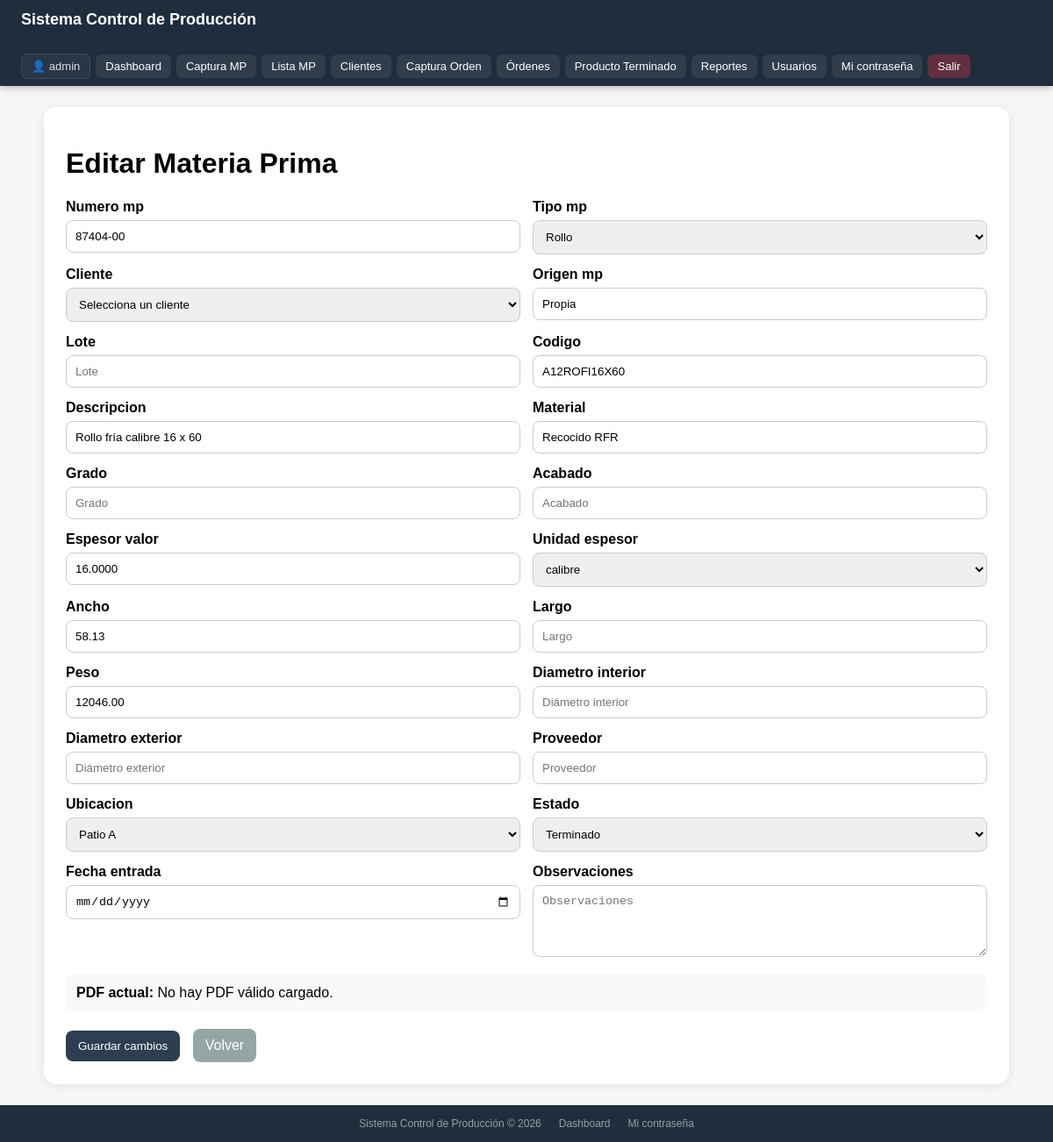
Page /editar-mp/2/ (signed in) on the committed database.
### inventario/models.py (models this page shows, shortened)
class MateriaPrima(models.Model):
    TIPO_MP_CHOICES = [
        ('Rollo', 'Rollo'),
        ('Placa', 'Placa'),
        ('Cinta', 'Cinta'),
    ]
    ORIGEN_MP_CHOICES = [
        ('Cliente', 'Cliente'),
        ('Interna', 'Interna'),
    ]
    MATERIAL_CHOICES = [
        ('Galvanizado', 'Galvanizado'),
        ('Crudo', 'Crudo'),
        ('Recocido RFR', 'Recocido RFR'),
        ('Aluminizado', 'Aluminizado'),
        ('Decapado', 'Decapado'),
        ('Rolado en caliente', 'Rolado en caliente'),
        ('Galvanizado y pintado', 'Galvanizado y pintado'),
    ]
    UBICACION_CHOICES = [
        ('Patio A', 'Patio A'),
        ('Patio B', 'Patio B'),
        ('Almacén 1', 'Almacén 1'),
        ('Almacén 2', 'Almacén 2'),
        ('Producción', 'Producción'),
    ]
    ESTADO_CHOICES = [
        ('Disponible', 'Disponible'),
        ('En Proceso', 'En Proceso'),
        ('Terminado', 'Terminado'),
    ]
    UNIDAD_ESPESOR_CHOICES = [
        ('mm', 'mm'),
        ('pulg', 'pulg'),
        ('calibre', 'calibre'),
    ]
    numero_mp = models.CharField(max_length=100, unique=True)
    tipo_mp = models.CharField(max_length=20, choices=TIPO_MP_CHOICES, default='Rollo')
    cliente = models.ForeignKey(Cliente, on_delete=models.SET_NULL, null=True, blank=True)
    origen_mp = models.CharField(max_length=20, choices=ORIGEN_MP_CHOICES, default='Interna')
    lote = models.CharField(max_length=100, blank=True, null=True)
    codigo = models.CharField(max_length=100, blank=True, null=True)
    descripcion = models.CharField(max_length=255, blank=True, null=True)
    material = models.CharField(max_length=50, choices=MATERIAL_CHOICES, blank=True, null=True)
    grado = models.CharField(max_length=100, blank=True, null=True)
    acabado = models.CharField(max_length=100, blank=True, null=True)
    espesor_valor = models.DecimalField(max_digits=10, decimal_places=4, null=True, blank=True)
    unidad_espesor = models.CharField(max_length=20, choices=UNIDAD_ESPESOR_CHOICES, default='mm', blank=True, null=True)
    ancho = models.DecimalField(max_digits=10, decimal_places=2, null=True, blank=True)
    largo = models.DecimalField(max_digits=10, decimal_places=2, null=True, blank=True)
    peso = models.DecimalField(max_digits=10, decimal_places=2, null=True, blank=True)
    peso_restante = models.DecimalField(max_digits=10, decimal_places=2, null=True, blank=True)
    diametro_interior = models.DecimalField(max_digits=10, decimal_places=2, null=True, blank=True)
    diametro_exterior = models.DecimalField(max_digits=10, decimal_places=2, null=True, blank=True)
    proveedor = models.CharField(max_length=150, blank=True, null=True)
    ubicacion = models.CharField(max_length=50, choices=UBICACION_CHOICES, default='Almacén 1', blank=True, null=True)
    estado = models.CharField(max_length=20, choices=ESTADO_CHOICES, default='Disponible', blank=True, null=True)
    fecha_entrada = models.DateField(null=True, blank=True)
    observaciones = models.TextField(blank=True, null=True)
    @property
    def calibre(self):
        if self.unidad_espesor == 'calibre' and self.espesor_valor is not None:
            return round(float(self.espesor_valor), 2)
        return None

### inventario/views.py (the view)
# urls.py: path('editar-mp/<int:mp_id>/', editar_mp, name='editar_mp'),
@login_required
def editar_mp(request, mp_id):
    if not (
        request.user.is_superuser or
        request.user.groups.filter(name__in=['Administrador', 'Supervisor']).exists()
    ):
        return HttpResponse("No tienes permiso para editar materia prima.")
    mp = get_object_or_404(MateriaPrima, id=mp_id)
    if request.method == 'POST':
        form = MateriaPrimaForm(request.POST, request.FILES, instance=mp)
        if form.is_valid():
            form.save()
            return redirect('lista_mp')
    else:
        form = MateriaPrimaForm(instance=mp)
    return render(request, 'inventario/editar_mp.html', {
        'form': form,
        'mp': mp,
    })

### core/context_processors.py (called while the page is built, shortened)
def permisos_usuario(request):
    es_superuser = request.user.is_superuser
    grupos = set(request.user.groups.values_list('name', flat=True))
    return {
        'es_admin_total': es_superuser,
        'es_administrador': 'Administrador' in grupos,
        'es_supervisor': 'Supervisor' in grupos,
        'es_almacen': 'Almacen' in grupos,
        'es_operador': 'Operador' in grupos,
    }

### inventario/templates/inventario/editar_mp.html (shortened to what this page needs)
{% extends 'base.html' %}
{% block content %}
<div class="contenedor">
    <h1>Editar Materia Prima</h1>
    <form method="post" enctype="multipart/form-data">
        <div class="grid">
            {% for field in form %}
                <div class="campo">
                    <label for="{{ field.id_for_label }}">{{ field.label }}</label>
                    {% if field.name == 'archivo_pdf' %}
                        <input type="file" name="archivo_pdf" id="{{ field.id_for_label }}" accept=".pdf">
                    {% else %}
                        {{ field }}
                    {% endif %}
                </div>
            {% endfor %}
        </div>
        <div class="pdf-actual">
            <strong>PDF actual:</strong>
            {% if pdf_url %}
                <a href="{{ pdf_url }}" target="_blank">Ver PDF actual</a>
            {% else %}
                <span>No hay PDF válido cargado.</span>
            {% endif %}
        </div>
        <div class="acciones">
            <button type="submit">Guardar cambios</button>
            <a href="{% url 'lista_mp' %}">Volver</a>
        </div>
    </form>
</div>
{% endblock %}

### templates/base.html (shortened to what this page needs)
<!DOCTYPE html>
<html lang="es">
<head>
</head>
<body>
{% if request.user.is_authenticated %}
<nav class="navbar">
    <div class="logo">Sistema Control de Producción</div>
    <div class="links">
        <span class="usuario">👤 {{ request.user.username }}</span>
        <a href="{% url 'inicio' %}">Dashboard</a>
        {% if es_admin_total or es_administrador or es_supervisor or es_almacen %}
            <a href="{% url 'captura_mp' %}">Captura MP</a>
            <a href="{% url 'lista_mp' %}">Lista MP</a>
        {% endif %}
        {% if es_admin_total or es_administrador or es_supervisor %}
            <a href="{% url 'lista_clientes' %}">Clientes</a>
        {% endif %}
        {% if es_admin_total or es_administrador or es_supervisor or es_operador %}
            <a href="{% url 'captura_orden' %}">Captura Orden</a>
            <a href="{% url 'lista_ordenes' %}">Órdenes</a>
        {% endif %}
        {% if es_admin_total or es_administrador or es_supervisor or es_almacen %}
            <a href="{% url 'lista_pt' %}">Producto Terminado</a>
        {% endif %}
        {% if es_admin_total or es_administrador or es_supervisor %}
            <a href="{% url 'reportes_index' %}">Reportes</a>
        {% endif %}
        {% if es_admin_total %}
            <a href="{% url 'lista_usuarios' %}">Usuarios</a>
        {% endif %}
        <a href="{% url 'cambiar_password' %}">Mi contraseña</a>
        <a href="{% url 'logout' %}" class="logout">Salir</a>
    </div>
</nav>
{% endif %}
<div class="contenido">
    {% block content %}{% endblock %}
</div>
<footer class="footer">
    <span>Sistema Control de Producción &copy; 2026</span>
    <a href="{% url 'inicio' %}">Dashboard</a>
    {% if request.user.is_authenticated %}
    <a href="{% url 'cambiar_password' %}">Mi contraseña</a>
    {% endif %}
</footer>
</body>
</html>

### templates/base.html (style rules this page uses)
*, *::before, *::after { box-sizing: border-box; }
body { margin: 0; font-family: Arial, sans-serif; background: #f4f6f8; min-height: 100vh; display: flex; flex-direction: column; }
.navbar { background: #1f2d3d; color: white; padding: 0 24px; display: flex; justify-content: space-between; align-items: center; min-height: 56px; flex-wrap: wrap; gap: 8px; position: sticky; top: 0; z-index: 100; box-shadow: 0 2px 8px rgba(0,0,0,0.25); }
.navbar .logo { font-size: 18px; font-weight: bold; padding: 12px 0; white-space: nowrap; }
.navbar .links { display: flex; gap: 6px; flex-wrap: wrap; align-items: center; padding: 8px 0; }
.navbar a { color: white; text-decoration: none; padding: 6px 11px; border-radius: 7px; font-size: 13px; background: rgba(255,255,255,0.08); white-space: nowrap; transition: background 0.15s; }
.navbar a.logout { background: rgba(220,53,69,0.35); }
.usuario { font-size: 13px; opacity: 0.85; padding: 6px 11px; border-radius: 7px; background: rgba(255,255,255,0.05); border: 1px solid rgba(255,255,255,0.12); }
.contenido { padding: 24px; flex: 1; }
.footer { background: #1f2d3d; color: rgba(255,255,255,0.55); text-align: center; padding: 14px 24px; font-size: 12px; display: flex; justify-content: center; gap: 20px; flex-wrap: wrap; }
.footer a { color: rgba(255,255,255,0.55); text-decoration: none; }

### inventario/templates/inventario/editar_mp.html (style rules this page uses)
.contenedor { max-width: 1100px; margin: auto; background: white; padding: 25px; border-radius: 14px; box-shadow: 0 2px 12px rgba(0,0,0,0.08); }
.grid { display: grid; grid-template-columns: repeat(2, 1fr); gap: 14px; }
.campo { display: flex; flex-direction: column; }
.campo label { font-weight: bold; margin-bottom: 6px; }
.campo input, .campo select, .campo textarea { padding: 10px; border: 1px solid #ccc; border-radius: 8px; }
.acciones { margin-top: 20px; }
.acciones button, .acciones a { display: inline-block; padding: 10px 14px; border-radius: 8px; text-decoration: none; border: none; cursor: pointer; margin-right: 10px; }
.acciones button { background: #2c3e50; color: white; }
.acciones a { background: #95a5a6; color: white; }
.pdf-actual { margin-top: 20px; padding: 12px; background: #f8f9fa; border-radius: 8px; }

### rows in the picture
MateriaPrima: form "87404-00" "Rollo" "Selecciona un cliente" "Propia" "A12ROFI16X60" "Rollo fría calibre 16 x 60" "Recocido RFR" "16.0000" "calibre" "58.13" "12046.00" "Patio A" "Terminado"

### other values in the picture
{{ request.user.username }} "admin"
{{ field.label }} "Numero mp" "Tipo mp" "Cliente" "Origen mp" "Lote" "Codigo" "Descripcion" "Material" "Grado" "Acabado" "Espesor valor" "Unidad espesor" "Ancho" "Largo" "Peso" "Diametro interior" "Diametro exterior" "Proveedor" "Ubicacion" "Estado" "Fecha entrada" "Observaciones"
